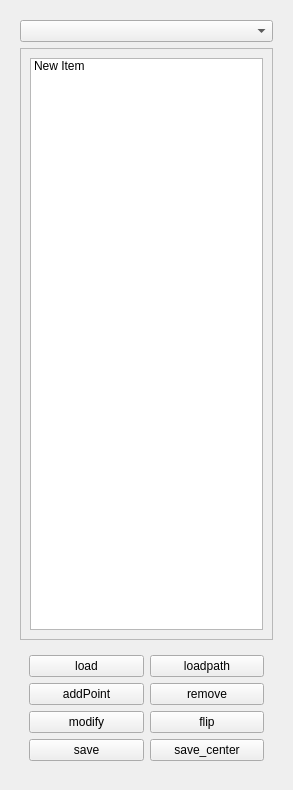
<?xml version="1.0" encoding="UTF-8"?>
<ui version="4.0">
 <class>pathPlanner</class>
 <widget class="QWidget" name="pathPlanner">
  <property name="geometry">
   <rect>
    <x>0</x>
    <y>0</y>
    <width>1151</width>
    <height>790</height>
   </rect>
  </property>
  <property name="windowTitle">
   <string>Form</string>
  </property>
  <layout class="QHBoxLayout" name="horizontalLayout_3">
   <property name="sizeConstraint">
    <enum>QLayout::SetMaximumSize</enum>
   </property>
   <item>
    <layout class="QHBoxLayout" name="horizontalLayout">
     <property name="sizeConstraint">
      <enum>QLayout::SetDefaultConstraint</enum>
     </property>
    </layout>
   </item>
   <item>
    <widget class="QWidget" name="verticalWidget" native="true">
     <property name="sizePolicy">
      <sizepolicy hsizetype="Maximum" vsizetype="Expanding">
       <horstretch>0</horstretch>
       <verstretch>0</verstretch>
      </sizepolicy>
     </property>
     <property name="maximumSize">
      <size>
       <width>271</width>
       <height>16777215</height>
      </size>
     </property>
     <layout class="QVBoxLayout" name="verticalLayout_2">
      <property name="sizeConstraint">
       <enum>QLayout::SetMinimumSize</enum>
      </property>
      <item>
       <widget class="QComboBox" name="comboBox">
        <property name="sizePolicy">
         <sizepolicy hsizetype="Preferred" vsizetype="Preferred">
          <horstretch>0</horstretch>
          <verstretch>0</verstretch>
         </sizepolicy>
        </property>
        <property name="maximumSize">
         <size>
          <width>269</width>
          <height>25</height>
         </size>
        </property>
        <item>
         <property name="text">
          <string/>
         </property>
        </item>
        <item>
         <property name="text">
          <string>A320</string>
         </property>
        </item>
        <item>
         <property name="text">
          <string>MODIFYING</string>
         </property>
        </item>
       </widget>
      </item>
      <item>
       <widget class="QScrollArea" name="scrollArea">
        <property name="enabled">
         <bool>true</bool>
        </property>
        <property name="sizePolicy">
         <sizepolicy hsizetype="Preferred" vsizetype="Expanding">
          <horstretch>0</horstretch>
          <verstretch>0</verstretch>
         </sizepolicy>
        </property>
        <property name="minimumSize">
         <size>
          <width>0</width>
          <height>580</height>
         </size>
        </property>
        <property name="maximumSize">
         <size>
          <width>269</width>
          <height>800</height>
         </size>
        </property>
        <property name="widgetResizable">
         <bool>true</bool>
        </property>
        <widget class="QWidget" name="scrollAreaWidgetContents">
         <property name="geometry">
          <rect>
           <x>0</x>
           <y>0</y>
           <width>251</width>
           <height>579</height>
          </rect>
         </property>
         <property name="sizePolicy">
          <sizepolicy hsizetype="Preferred" vsizetype="Preferred">
           <horstretch>0</horstretch>
           <verstretch>0</verstretch>
          </sizepolicy>
         </property>
         <layout class="QVBoxLayout" name="verticalLayout">
          <item>
           <widget class="QListWidget" name="listWidget">
            <property name="sizePolicy">
             <sizepolicy hsizetype="Preferred" vsizetype="Preferred">
              <horstretch>0</horstretch>
              <verstretch>0</verstretch>
             </sizepolicy>
            </property>
            <property name="minimumSize">
             <size>
              <width>0</width>
              <height>0</height>
             </size>
            </property>
            <item>
             <property name="text">
              <string>New Item</string>
             </property>
            </item>
           </widget>
          </item>
         </layout>
        </widget>
       </widget>
      </item>
      <item alignment="Qt::AlignBottom">
       <widget class="QWidget" name="horizontal_layout_2" native="true">
        <property name="sizePolicy">
         <sizepolicy hsizetype="Preferred" vsizetype="Preferred">
          <horstretch>0</horstretch>
          <verstretch>0</verstretch>
         </sizepolicy>
        </property>
        <layout class="QGridLayout" name="gridLayout">
         <property name="sizeConstraint">
          <enum>QLayout::SetMaximumSize</enum>
         </property>
         <item row="2" column="0">
          <widget class="QPushButton" name="pushButton_2">
           <property name="maximumSize">
            <size>
             <width>131</width>
             <height>25</height>
            </size>
           </property>
           <property name="text">
            <string>load</string>
           </property>
          </widget>
         </item>
         <item row="6" column="0">
          <widget class="QPushButton" name="pushButton_4">
           <property name="text">
            <string>save</string>
           </property>
          </widget>
         </item>
         <item row="3" column="1">
          <widget class="QPushButton" name="pushButton">
           <property name="sizePolicy">
            <sizepolicy hsizetype="Preferred" vsizetype="Fixed">
             <horstretch>0</horstretch>
             <verstretch>0</verstretch>
            </sizepolicy>
           </property>
           <property name="maximumSize">
            <size>
             <width>130</width>
             <height>25</height>
            </size>
           </property>
           <property name="text">
            <string>remove</string>
           </property>
          </widget>
         </item>
         <item row="2" column="1">
          <widget class="QPushButton" name="pushButton_3">
           <property name="text">
            <string>loadpath</string>
           </property>
          </widget>
         </item>
         <item row="6" column="1">
          <widget class="QPushButton" name="pushButton_5">
           <property name="text">
            <string>save_center</string>
           </property>
          </widget>
         </item>
         <item row="3" column="0">
          <widget class="QPushButton" name="addPointButton">
           <property name="text">
            <string>addPoint</string>
           </property>
          </widget>
         </item>
         <item row="4" column="1">
          <widget class="QPushButton" name="flipButton">
           <property name="text">
            <string>flip</string>
           </property>
          </widget>
         </item>
         <item row="4" column="0">
          <widget class="QPushButton" name="setSaftyDist">
           <property name="text">
            <string>modify</string>
           </property>
          </widget>
         </item>
        </layout>
       </widget>
      </item>
     </layout>
    </widget>
   </item>
  </layout>
 </widget>
 <resources/>
 <connections/>
</ui>
